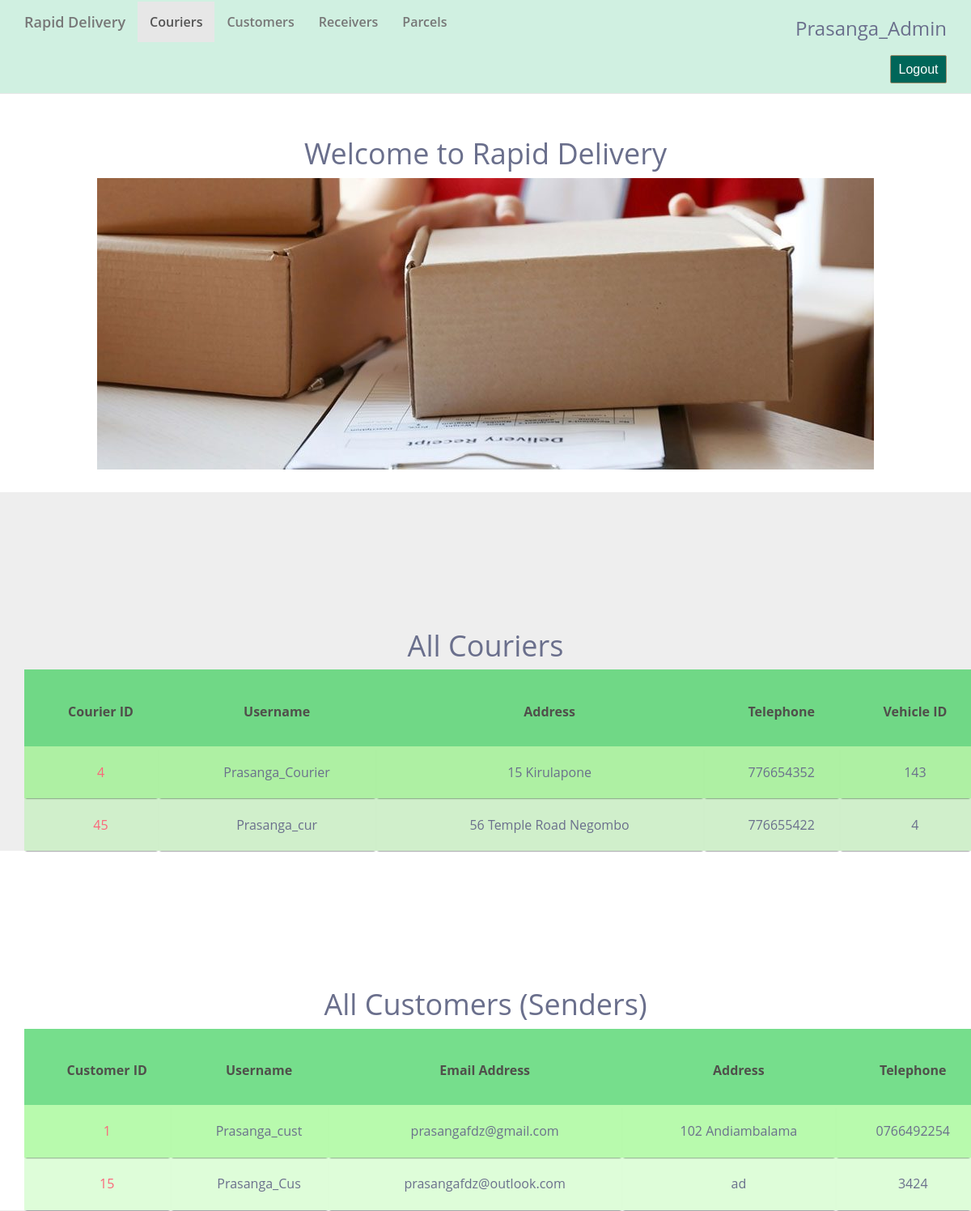
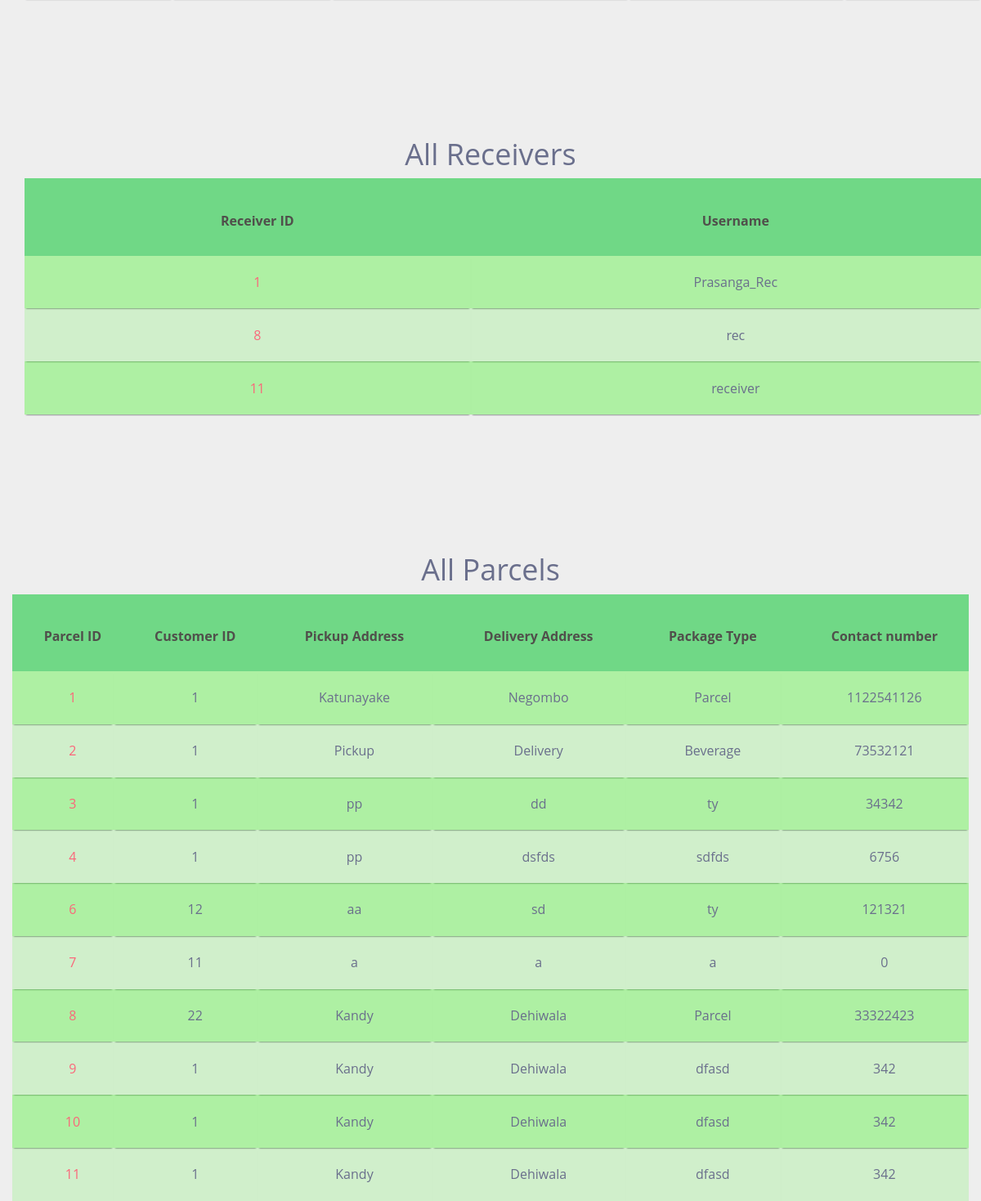
Screenshot of /adminHome.php (signed in) with the database file from the repository (2 pictures, top to bottom).
### tables this page shows
CREATE TABLE `courier` (
  `id` int(11) NOT NULL,
  `username` varchar(45) DEFAULT NULL,
  `password` varchar(45) DEFAULT NULL,
  `address` varchar(40) NOT NULL,
  `telephone` int(11) NOT NULL,
  `vehicle_ID` int(11) NOT NULL
);

CREATE TABLE `customer` (
  `id` int(11) NOT NULL,
  `username` varchar(45) NOT NULL,
  `password` varchar(45) NOT NULL,
  `email` varchar(45) NOT NULL,
  `address` varchar(45) DEFAULT NULL,
  `tel` varchar(45) DEFAULT NULL,
  `Receiver_Name` varchar(50) NOT NULL,
  `Receiver_password` varchar(30) NOT NULL
);

CREATE TABLE `receiver` (
  `id` int(11) NOT NULL,
  `username` varchar(60) NOT NULL,
  `password` varchar(50) NOT NULL,
  `customer_ID` int(11) NOT NULL
);

CREATE TABLE `parcel` (
  `id` int(11) NOT NULL,
  `customer_ID` int(11) NOT NULL,
  `pickup_address` varchar(50) NOT NULL,
  `delivery_address` varchar(60) NOT NULL,
  `package_type` varchar(20) NOT NULL,
  `contact_no` int(11) NOT NULL,
  `state_address` varchar(60) NOT NULL,
  `note` varchar(90) NOT NULL
);

### admincheck.php (called while the page is built, shortened)
<?php
include('connect.php');
$user_check=$_SESSION['username'];
$ses_sql = mysqli_query($db,"SELECT username FROM admin WHERE username='$user_check' ");
$row=mysqli_fetch_array($ses_sql,MYSQLI_ASSOC);
$login_user=$row['username'];
?>

### adminHome.php (the view, shortened to what this page needs)
<?php
include("admincheck.php");
?>
<!DOCTYPE html>
<html lang="en">
<head>
    <link href="css/bootstrap.min.css" rel="stylesheet">
    <link href="css/scrolling-nav.css" rel="stylesheet">
</head>
<body id="page-top" data-spy="scroll" data-target=".navbar-fixed-top">
    <nav class="navbar navbar-default navbar-fixed-top" role="navigation">
        <div class="container">
            <div class="navbar-header page-scroll">
                <a class="navbar-brand page-scroll" href="#page-top">Rapid Delivery</a>
            </div>
            <div class="collapse navbar-collapse navbar-ex1-collapse">
                <ul class="nav navbar-nav">
                    <li>
                        <a class="page-scroll" href="#Couriers">Couriers</a>
                    </li>
                    <li>
                        <a class="page-scroll" href="#Customers">Customers</a>
                    </li>
                    <li>
                        <a class="page-scroll" href="#Receivers">Receivers</a>
                    </li>
                    <li>
                    	<a class="page-scroll" href="#Parcels">Parcels</a>
                    </li>
                </ul>
                <ul>
                <div class="userName">
<?php
echo "<h3> $login_user </h3>";
?>
                    <form action="logout.php" method="post">
                    <div class="logout">
                    <input name="btn_logout" type="submit" value="Logout">
				</form>
            </div>
            </ul>
        </div>
    </nav>
    <section id="Couriers" class="intro-section">
        <div class="container">
            <div class="row">
                <div class="welcomePane">
                    <h1>Welcome to Rapid Delivery</h1>
                    <div class="welcomePane-img">
                    <img class="img-responsive" src="images/Courier-hands-960x360.jpg">
                    	<p>&nbsp;</p>
                </div>
            </div>
        </div>
    </section>
    <section id="Customers" class="about-section">
        <div class="container">
            <div class="row">
                <div class="col-lg-12">
                    <h1>All Couriers</h1>
                      <table class="container">
	<thead>
		<tr>
			<th><h1>Courier ID</h1></th>
			<th><h1>Username</h1></th>
			<th><h1>Address</h1></th>
            <th><h1>Telephone</h1></th>
			<th><h1>Vehicle ID</h1></th>
		</tr>
	</thead>
	<tbody>
<?php
$sql = "SELECT * from courier";
$result = $db->query($sql);
if ($result->num_rows > 0) {
    while($row = $result->fetch_assoc()) {
		extract($row);
	  echo	"
		<tr>
			<td>$id</td>
			<td>$username</td>
			<td>$address</td>
			<td>$telephone</td>
			<td>$vehicle_ID</td>
		</tr>
		";
    }
} else {
    echo "0 results";
}
?>
</tbody>
</table>
                </div>
            </div>
        </div>
    </section>
    <section id="Receivers" class="services-section">
        <div class="container">
            <div class="row">
                <div class="col-lg-12">
                    <h1>All Customers (Senders)</h1>
                      <table class="container">
	<thead>
		<tr>
			<th><h1>Customer ID</h1></th>
			<th><h1>Username</h1></th>
			<th><h1>Email Address</h1></th>
            <th><h1>Address</h1></th>
			<th><h1>Telephone</h1></th>
		</tr>
	</thead>
	<tbody>
<?php
$sql = "SELECT * from customer";
$result = $db->query($sql);
if ($result->num_rows > 0) {
    while($row = $result->fetch_assoc()) {
		extract($row);
	  echo	"
		<tr>
			<td>$id</td>
			<td>$username</td>
			<td>$email</td>
			<td>$address</td>
			<td>$tel</td>
		</tr>
		";
    }
} else {
    echo "0 results";
}
?>
</tbody>
</table>
                </div>
            </div>
        </div>
    </section>
    <section id="Parcels" class="contact-section">
        <div class="container">
            <div class="row">
                <div class="col-lg-12">
                    <h1>All Receivers</h1>
                      <table class="container">
	<thead>
		<tr>
			<th><h1>Receiver ID</h1></th>
			<th><h1>Username</h1></th>
		</tr>
	</thead>
	<tbody>
<?php
$sql = "SELECT * from receiver";
$result = $db->query($sql);
if ($result->num_rows > 0) {
    while($row = $result->fetch_assoc()) {
		extract($row);
	  echo	"
		<tr>
			<td>$id</td>
			<td>$username</td>
		</tr>
		";
    }
} else {
    echo "0 results";
}
?>
</tbody>
</table>
                </div>
            </div>
        </div>
    </section>
    <section id="track" class="track-section">
        <div class="container">
            <div class="row">
                <div class="">
                    <h1>All Parcels</h1>
                      <table class="container">
	<thead>
		<tr>
			<th><h1>Parcel ID</h1></th>
			<th><h1>Customer ID</h1></th>
			<th><h1>Pickup Address</h1></th>
            <th><h1>Delivery Address</h1></th>
			<th><h1>Package Type</h1></th>
            <th><h1>Contact number</h1></th>
		</tr>
	</thead>
	<tbody>
<?php
$sql = "SELECT * from parcel";
$result = $db->query($sql);
if ($result->num_rows > 0) {
    while($row = $result->fetch_assoc()) {
		extract($row);
	  echo	"
		<tr>
			<td>$id</td>
			<td>$customer_ID</td>
			<td>$pickup_address</td>
			<td>$delivery_address</td>
			<td>$package_type</td>
			<td>$contact_no</td>
		</tr>
		";
    }
} else {
    echo "0 results";
}
?>
</tbody>
</table>
</div>
</div>
</body>
</html>

### css/scrolling-nav.css (style rules this page uses)
body { width: 100%; height: 100%; }
html { width: 100%; height: 100%; }
.img-responsive { display: block; margin-left: auto; margin-right: auto; }
@media (min-width:767px) { .navbar { padding: 2px 0; -webkit-transition: background .5s ease-in-out,padding .5s ease-in-out; -moz-transition: background .5s ease-in-out,padding .5s ease-in-out; transition: background .5s ease-in-out,padding .5s ease-in-out; background:rgba(52,191,125,0.23); } }
.intro-section { padding-top: 150px; text-align: center; background: #fff; }
.about-section { padding-top: 150px; text-align: center; background: #eee; }
.services-section { padding-top: 150px; text-align: center; background: #fff; }
.contact-section { padding-top: 150px; text-align: center; background: #eee; }
.track-section { padding-top: 150px; text-align: center; background: #eee; }
.userName { text-align:right; }
.logout input[type=submit] { width: 70px; height: 35px; background: #006659; border: 1px solid #a18d6c; cursor: pointer; border-radius: 2px; color: #fff; font-family: 'Exo', sans-serif; font-size: 16px; font-weight: 400; padding: 6px; margin-top: 10px; }
input::placeholder { color: rgba(104,104,104,1.00); }
body { margin:0; color:#6a6f8c; background:#c8c8c8; font:600 16px/18px 'Open Sans',sans-serif; }
*,:after,:before { box-sizing:border-box }
a { color:inherit;text-decoration:none }
.container th h1 { font-weight: bold; font-size: 1em; text-align: center; color: rgba(78,72,72,0.95); }
.container td { font-weight: normal; font-size: 1em; -webkit-box-shadow: 0 2px 2px -2px #0E1119; -moz-box-shadow: 0 2px 2px -2px #0E1119; box-shadow: 0 2px 2px -2px #0E1119; }
.container td, .container th { padding-bottom: 2%; padding-top: 2%; padding-left:2%; }
.container tr:nth-child(odd) { background-color: rgba(62,242,34,0.37); }
.container tr:nth-child(even) { background-color: rgba(62,242,34,0.17); }
.container th { background-color: rgba(18,180,90,0.40); }
.container td:first-child { color: #FB667A; }

### adminHome.php (style rules this page uses)
html, body { height: 100%; margin: 0; padding: 0; }

### rows the page displays
courier: id "4", username "Prasanga_Courier", address "15 Kirulapone", telephone "776654352", vehicle_ID "143"
courier: id "45", username "Prasanga_cur", address "56 Temple Road Negombo", telephone "776655422", vehicle_ID "4"
customer: id "1", username "Prasanga_cust", email "prasangafdz@gmail.com", address "102 Andiambalama", tel "0766492254"
customer: id "15", username "Prasanga_Cus", email "prasangafdz@outlook.com", address "ad", tel "3424"
receiver: id "1", username "Prasanga_Rec"
receiver: id "8", username "rec"
receiver: id "11", username "receiver"
parcel: id "1", customer_ID "1", pickup_address "Katunayake", delivery_address "Negombo", package_type "Parcel", contact_no "1122541126"
parcel: id "2", customer_ID "1", pickup_address "Pickup", delivery_address "Delivery", package_type "Beverage", contact_no "73532121"
parcel: id "3", customer_ID "1", pickup_address "pp", delivery_address "dd", package_type "ty", contact_no "34342"
parcel: id "4", customer_ID "1", pickup_address "pp", delivery_address "dsfds", package_type "sdfds", contact_no "6756"
parcel: id "6", customer_ID "12", pickup_address "aa", delivery_address "sd", package_type "ty", contact_no "121321"
parcel: id "7", customer_ID "11", pickup_address "a", delivery_address "a", package_type "a", contact_no "0"
parcel: id "8", customer_ID "22", pickup_address "Kandy", delivery_address "Dehiwala", package_type "Parcel", contact_no "33322423"
parcel: id "9", customer_ID "1", pickup_address "Kandy", delivery_address "Dehiwala", package_type "dfasd", contact_no "342"
parcel: id "10", customer_ID "1", pickup_address "Kandy", delivery_address "Dehiwala", package_type "dfasd", contact_no "342"
parcel: id "11", customer_ID "1", pickup_address "Kandy", delivery_address "Dehiwala", package_type "dfasd", contact_no "342"

### other values shown
$login_user "Prasanga_Admin"
